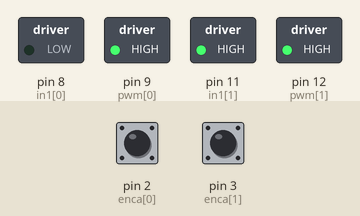
Simulated run of this sketch. Board: Arduino Uno, built with avr-gcc and run on an emulated ATmega328P. Parts: switched loads named in the sketch (green lamp = pin HIGH). The test bench sets the inputs (shaded band); at power-on: pin 2 (enca[0]) HIGH, pin 3 (enca[1]) HIGH. What the sketch prints to the serial monitor is not drawn.

Above: at 0.1 s.
Timing chart, 0 to 1.6 s (numbered marks = the images above):
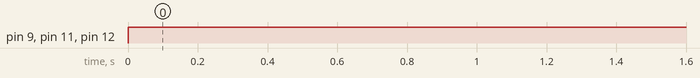

The sketch:

I2C_dual_motor.ino
```cpp
#include <util/atomic.h>
#include <Wire.h>


//////////////////////////////////////////////////////////////////////////// PID stuff
// A class to compute the control signal
class SimplePID{
  private:
    float kp, kd, ki;
    int umax, umin; // Parameters
    float eprev, eintegral; // Storage

  public:
  // Constructor
  SimplePID() : kp(1), kd(0), ki(0), umin(60), umax(255), eprev(0.0), eintegral(0.0){}

  // A function to set the parameters
  void setParams(float kpIn, float kdIn, float kiIn, int uminIn, int umaxIn){
    kp = kpIn; kd = kdIn; ki = kiIn; umin = uminIn; umax = umaxIn;
  }


  // A function to compute the control signal
  void evalu(int value, int target, float deltaT, int &pwr, int &dir){
    // error
    int e = target - value;

    // derivative
    float dedt = (e-eprev)/(deltaT);

    // integral
    eintegral = eintegral + e*deltaT;

    // control signal
    float u = kp*e + kd*dedt + ki*eintegral;

    // motor power
    pwr = (int) fabs(u);
    if( pwr > umax ){
      pwr = umax;
    }

  if( pwr < umin ){
      pwr = umin;
    }

    // motor direction
    dir = 0;
    if(u<0)
    {
      dir = 1;
    }

    if(e == 0)
      pwr = 0;

    // store previous error
    eprev = e;
  }

};

// How many motors
#define NMOTORS 2

// Pins
const int enca[] = {2,3};
const int encb[] = {4,5};
const int pwm[] = {9,12};
const int in1[] = {8,11};

// Globals
long prevT = 0;
volatile int posi[] = {0,0};
// PID class instances
SimplePID pid[NMOTORS];


//////////////////////////////////////////////////////////////////////////// I2C stuff
#define SERIAL_BAUD 115200
#define N_FLOATS 4
volatile byte* arrayPointer;
byte SLAVE_ADDRESS = 1;
volatile byte lastMasterCommand = 99;
volatile float array[N_FLOATS] = {0.0, 0.0, 0.0, 0.0};
volatile boolean sendStuff;


void setup()
{

  Serial.begin(SERIAL_BAUD);


  // PID stuff
  for(int k = 0; k < NMOTORS; k++)
  {
    pinMode(enca[k],INPUT);
    pinMode(encb[k],INPUT);
    pinMode(pwm[k],OUTPUT);
    pinMode(in1[k],OUTPUT);

    pid[k].setParams(1,0,0,50,255);
  }

  attachInterrupt(digitalPinToInterrupt(enca[0]),readEncoder<0>,RISING);
  attachInterrupt(digitalPinToInterrupt(enca[1]),readEncoder<1>,RISING);

  // Serial.println("target pos");

  // I2C stuff
  Wire.begin(SLAVE_ADDRESS);
  Wire.onRequest(requestEvent);
}


/////////////////////////////////////////////////// I2C stuff
void requestEvent()
{
  writeI2C();
}
void writeI2C() {

  arrayPointer = (byte*) &array;
  byte buffer[4*N_FLOATS];
  for(byte i = 0; i < 4*N_FLOATS; i++)
    buffer[i] = arrayPointer[i];
  Wire.write(buffer,4*N_FLOATS);
}

void loop() {

  // set target position
  int target[NMOTORS];
  target[0] = 2500;
  target[1] = -2500;
  // target[0] = 750*sin(prevT/1e6);
  // target[1] = -750*sin(prevT/1e6);

  // time difference
  long currT = micros();
  float deltaT = ((float) (currT - prevT))/( 1.0e6 );
  prevT = currT;

  // Read the position in an atomic block to avoid a potential misread
  int pos[NMOTORS];
  ATOMIC_BLOCK(ATOMIC_RESTORESTATE){
    for(int k = 0; k < NMOTORS; k++){
      pos[k] = posi[k];
      array[k] = pos[k]/10.0;
    }
  }

  // loop through the motors
  for(int k = 0; k < NMOTORS; k++){
    int pwr, dir;
    // evaluate the control signal
    pid[k].evalu(pos[k],target[k],deltaT,pwr,dir);
    // signal the motor
    setMotor(dir,pwr,pwm[k],in1[k]);
  }

  for(int k = 0; k < NMOTORS; k++){
    Serial.print(target[k]);
    Serial.print(" ");
    Serial.print(pos[k]);
    Serial.print(" ");
  }
  Serial.println();
}

void setMotor(int dir, int pwmVal, int pwm, int in1){
  analogWrite(pwm,pwmVal);
  if(dir == 1){
    digitalWrite(in1,HIGH);
  }
  else{
    digitalWrite(in1,LOW);
  }
}

template <int j>
void readEncoder(){
  int b = digitalRead(encb[j]);
  if(b > 0){
    posi[j]++;
  }
  else{
    posi[j]--;
  }
}
```

Measured:
- by itself, pin 9 (pwm[0]), pin 11 (in1[1]), pin 12 (pwm[1]): LOW → HIGH at 0.00 s
